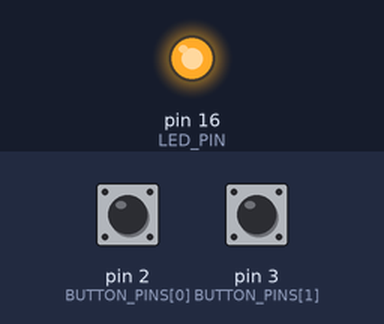
Bench run of a sketch on a simulated Arduino Leonardo, built with avr-gcc and run on an emulated ATmega32U4. On the bench: output pins drawn as LEDs (lit = HIGH). The test bench sets the inputs (shaded band); at power-on: pin 2 (BUTTON_PINS[0]) HIGH, pin 3 (BUTTON_PINS[1]) HIGH. USB keyboard and mouse output is not drawn; what the sketch prints to the serial monitor is not drawn.

Above: at 1.9 s.
2.0 s: pin 2 (BUTTON_PINS[0]) pulled LOW for 0.15 s
At 2.8 s:
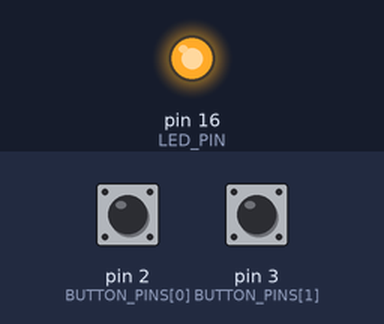
3.6 s: pin 3 (BUTTON_PINS[1]) pulled LOW for 0.15 s
At 4.1 s:
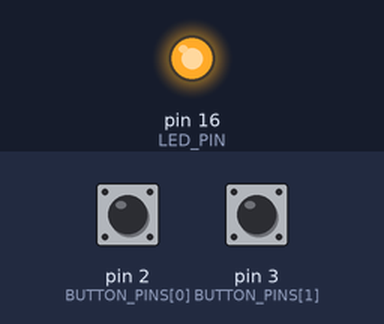
Timing chart, 0 to 6.6 s (numbered marks = the images above; inputs shaded):
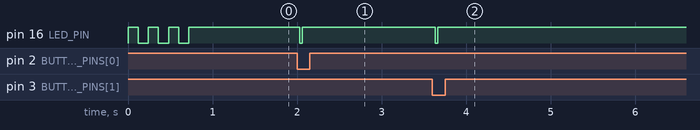

Measured:
- after the input at 2.0 s, pin 16 (LED_PIN): HIGH → LOW at once, → HIGH 0.03 s later
- after the input at 3.6 s, pin 16 (LED_PIN): HIGH → LOW at once, → HIGH 0.03 s later

The sketch:

playbook_pedal_pico.ino
```cpp
// (licence header left out)
#include <Keyboard.h>

// ============ CONFIGURACAO ============
#define NUM_BUTTONS 2  // 2 (vira pagina) ou 4 (pagina + musica)
#define DEBOUNCE_MS 25 // janela de estabilizacao do contato (borda)
#define LED_PIN 16     // LED de status externo (3mm + resistor 220R) -> GND
#define BLINK_MS 30    // piscada curta de feedback a cada pisada

// ---- 2 botoes * vira pagina ----
// GP2 = volta (PgUp) * GP3 = avanca (PgDn / rola pra baixo). Cada chave liga
// um terminal no GP indicado e o outro no GND (usa o pull-up interno).
#if NUM_BUTTONS == 2
const int BUTTON_PINS[] = {2, 3};
const uint8_t KEYS[] = {KEY_PAGE_UP, KEY_PAGE_DOWN};
const char *NAMES[] = {"PgUp", "PgDn"};
#endif

// ---- 4 botoes * vira pagina + muda musica ----
#if NUM_BUTTONS == 4
const int BUTTON_PINS[] = {2, 3, 4, 5};
const uint8_t KEYS[] = {KEY_PAGE_UP, KEY_PAGE_DOWN, KEY_LEFT_ARROW,
                        KEY_RIGHT_ARROW};
const char *NAMES[] = {"PgUp", "PgDn", "Left", "Right"};
#endif

// Estado de debounce por borda: dispara UMA tecla na transicao solto->apertado.
// Segurar NAO repete (page-turner vira 1 pagina por toque).
struct ButtonState {
  bool stable;           // ultimo estado estavel (true = apertado)
  bool lastReading;      // ultima leitura crua
  unsigned long tChange; // quando a leitura crua mudou pela ultima vez
};
ButtonState buttons[NUM_BUTTONS];

void setup() {
  Serial.begin(115200);
  pinMode(LED_PIN, OUTPUT);
  digitalWrite(LED_PIN, LOW);

  for (int i = 0; i < NUM_BUTTONS; i++) {
    pinMode(BUTTON_PINS[i], INPUT_PULLUP);
    // INPUT_PULLUP: solto = HIGH, apertado = LOW. Guardamos "apertado" como
    // true, entao invertemos a leitura crua no scan.
    buttons[i] = {false, false, 0};
  }

  Keyboard.begin(); // teclado USB HID

  // 3 piscadas = boot ok; depois fica aceso (alimentado e pronto).
  for (int i = 0; i < 3; i++) {
    digitalWrite(LED_PIN, HIGH);
    delay(120);
    digitalWrite(LED_PIN, LOW);
    delay(120);
  }
  digitalWrite(LED_PIN, HIGH);

  Serial.print("PlayBook Pedal (Pico) v1.0 — ");
  Serial.print(NUM_BUTTONS);
  Serial.println(" botoes, USB HID pronto.");
}

void loop() {
  scanButtons();
  delay(5);
}

void scanButtons() {
  const unsigned long now = millis();

  for (int i = 0; i < NUM_BUTTONS; i++) {
    // apertado = LOW no pino (pull-up) -> inverte pra logica "pressed"
    const bool pressed = (digitalRead(BUTTON_PINS[i]) == LOW);

    // reinicia o cronometro de estabilizacao a cada mudanca de leitura
    if (pressed != buttons[i].lastReading) {
      buttons[i].lastReading = pressed;
      buttons[i].tChange = now;
    }

    // leitura estavel por tempo suficiente e diferente do estado atual
    if ((now - buttons[i].tChange) > DEBOUNCE_MS &&
        pressed != buttons[i].stable) {
      buttons[i].stable = pressed;

      // dispara so na descida (solto->apertado); soltar nao manda nada
      if (pressed) {
        Keyboard.write(KEYS[i]); // press+release: 1 tecla por toque

        Serial.print("Botao ");
        Serial.print(i + 1);
        Serial.print(" (");
        Serial.print(NAMES[i]);
        Serial.println(") enviado.");

        // piscada curta de feedback (apaga e reacende)
        digitalWrite(LED_PIN, LOW);
        delay(BLINK_MS);
        digitalWrite(LED_PIN, HIGH);
      }
    }
  }
}
```
